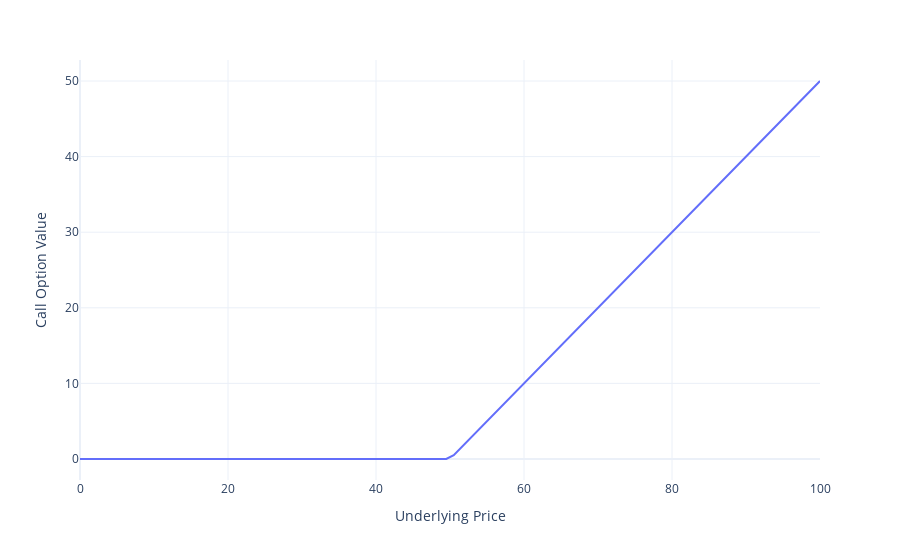

Notebook code for this chart:
### Code cell
strike = 50
underlying = np.linspace(0, 100, 100)
call = np.maximum(underlying-strike, 0)

fig = px.line(x=underlying, y=call)
fig.update_traces(
    hovertemplate="Underlying = $%{x:.2f}<br>Call = $%{y:.2f}<extra></extra>"
)
fig.update_layout(
    xaxis_title="Underlying Price",
    yaxis_title="Call Option Value",
    template="plotly_white"
)
fig.show()

### Figure 1 — Plotly figure (JSON) as saved in the notebook; plotly's stock layout.template omitted (floating-point values rounded to 4 significant figures)
{"data": [{"hovertemplate": "Underlying = $%{x:.2f}<br>Call = $%{y:.2f}<extra></extra>", "legendgroup": "", "line": {"color": "#636efa", "dash": "solid"}, "marker": {"symbol": "circle"}, "mode": "lines", "name": "", "orientation": "v", "showlegend": false, "type": "scatter", "x": [0, 1.01, 2.02, 3.03, 4.04, 5.051, 6.061, 7.071, 8.081, 9.091, 10.1, 11.11, 12.12, 13.13, 14.14, 15.15, 16.16, 17.17, 18.18, 19.19, 20.2, 21.21, 22.22, 23.23, 24.24, 25.25, 26.26, 27.27, 28.28, 29.29, 30.3, 31.31, 32.32, 33.33, 34.34, 35.35, 36.36, 37.37, 38.38, 39.39, 40.4, 41.41, 42.42, 43.43, 44.44, 45.45, 46.46, 47.47, 48.48, 49.49, 50.51, 51.52, 52.53, 53.54, 54.55, 55.56, 56.57, 57.58, 58.59, 59.6, 60.61, 61.62, 62.63, 63.64, 64.65, 65.66, 66.67, 67.68, 68.69, 69.7, 70.71, 71.72, 72.73, 73.74, 74.75, 75.76, 76.77, 77.78, 78.79, 79.8, 80.81, 81.82, 82.83, 83.84, 84.85, 85.86, 86.87, 87.88, 88.89, 89.9, 90.91, 91.92, 92.93, 93.94, 94.95, 95.96, 96.97, 97.98, 98.99, 100], "xaxis": "x", "y": [0, 0, 0, 0, 0, 0, 0, 0, 0, 0, 0, 0, 0, 0, 0, 0, 0, 0, 0, 0, 0, 0, 0, 0, 0, 0, 0, 0, 0, 0, 0, 0, 0, 0, 0, 0, 0, 0, 0, 0, 0, 0, 0, 0, 0, 0, 0, 0, 0, 0, 0.5051, 1.515, 2.525, 3.535, 4.545, 5.556, 6.566, 7.576, 8.586, 9.596, 10.61, 11.62, 12.63, 13.64, 14.65, 15.66, 16.67, 17.68, 18.69, 19.7, 20.71, 21.72, 22.73, 23.74, 24.75, 25.76, 26.77, 27.78, 28.79, 29.8, 30.81, 31.82, 32.83, 33.84, 34.85, 35.86, 36.87, 37.88, 38.89, 39.9, 40.91, 41.92, 42.93, 43.94, 44.95, 45.96, 46.97, 47.98, 48.99, 50], "yaxis": "y"}], "layout": {"legend": {"tracegroupgap": 0}, "margin": {"t": 60}, "xaxis": {"anchor": "y", "domain": [0, 1], "title": {"text": "Underlying Price"}}, "yaxis": {"anchor": "x", "domain": [0, 1], "title": {"text": "Call Option Value"}}}}
